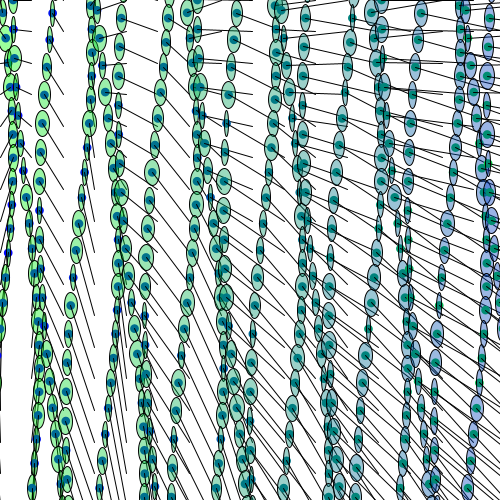
Frame 1 (no input)
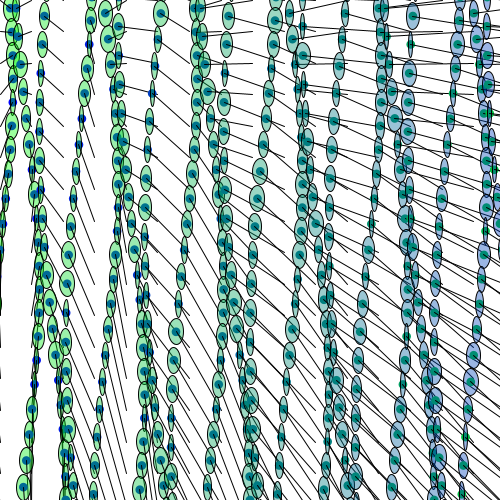
Frame 60 (the mouse pressed at the canvas centre just before this capture)
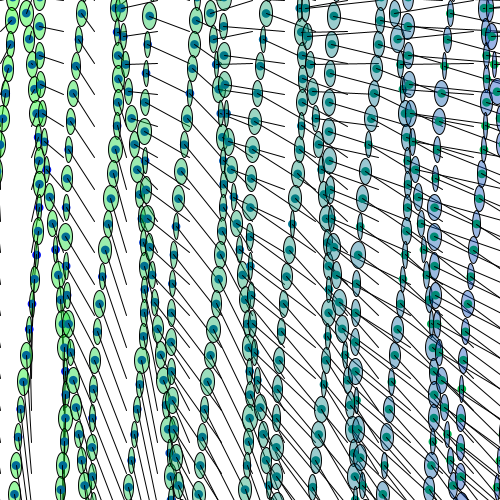
Frame 120 (the mouse held since frame 60 and released just before this capture)

The Processing sketch that drew these frames (run headless with seeded random() and noise(); from frame 60 on, the mouse is pressed at the canvas centre):

// Processing sketch: processing_151562
// ── processing_151562.pde

/*
 * Creative Coding
 * Week 2, 05 - Moving Patterns 1 - adapted by Jackie Palman
 * by Indae Hwang and Jon McCormack
 * Copyright (c) 2014 Monash University
 *
 * This sketch builds on the previous sketches, drawing shapes based on the
 * current framerate. The movement of individual shapes combine to create a
 * gestalt field of motion. Use the arrow keys on your keyboard to change the
 * frame rate. 
 * 
 */

// variable used to store the current frame rate value
int frame_rate_value;

void setup() {
  size(500, 500);

  frame_rate_value = (int)random(4, 20);
  frameRate(frame_rate_value);
  rectMode(CENTER);
  background(255);
 }


void draw() {

  background(255);

  int num = 20;
  int margin = 0;
  float gutter = 0; //distance between each cell
  float cellsize = ( width - (2 * margin) - gutter * (num - 1) ) / (num - 1);

  int circleNumber = 0; // counter
  for (int i=0; i<num; i++) {
    for (int j=0; j<num; j++) {
      circleNumber = (i * num) + j; // different way to calculate the circle number from w2_04

      float tx = margin + cellsize * i + gutter * i;
      float ty = margin + cellsize * j + gutter * j;

      movingCircle(tx, ty, cellsize, circleNumber);
    }
  }
} //end of draw 


void movingCircle(float x, float y, float size, int circleNum) {

  float finalAngle;
  finalAngle = frameCount + circleNum;

  //the rotating angle for each tempX and tempY postion is affected by frameRate and angle;  
  float tempX = x + (size / 2) * sin(PI / frame_rate_value * finalAngle);
  float tempY = y + (size / 2) * cos(PI / frame_rate_value * finalAngle);
 float ellwidth = random (4,15);

  noStroke();
  fill(0,circleNum/2, 255-(circleNum/2));
  ellipse(tempX, tempY, size/3, size/3); // squares on ends of rotating lines
  fill(0, 255-(circleNum/2), circleNum/2, 100);
  stroke(0);
  ellipse(tempX, tempY, ellwidth, size); //vertical lines
  stroke(0);
  noFill();
  stroke(0);
  line(1.2*x, 1.2*y, tempX, tempY);// rotating lines
}


/*
 * keyReleased function
 *
 * called automatically by Processing when a keyboard key is released
 */
void keyReleased() {

  // right arrow -- increase frame_rate_value
  if (keyCode == RIGHT && frame_rate_value < 60) {
    frame_rate_value++;
  }

  // left arrow -- decrease frame_rate_value
  if ( keyCode == LEFT && frame_rate_value > 4) {
    frame_rate_value--;
  }

  // set the frameRate 
  frameRate(frame_rate_value);
 // println("Current frame Rate is: " + frame_rate_value);
}
